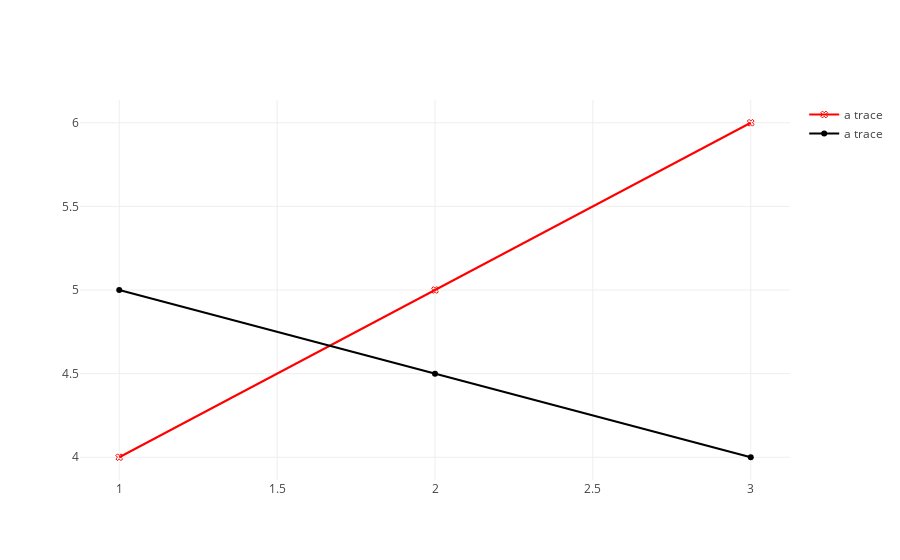

Notebook cell for this chart:
### Code cell
import plotly.graph_objs as go
plotly.offline.init_notebook_mode(connected=True)

plotly.offline.iplot({"data": [{'x': [1, 2, 3],
                                'y': [4, 5, 6],
                                'name': 'a trace',
                                "text":['one', 'two', 'three'],
                                "mode": "markers+lines",
                                "marker":{'color':'red', 'symbol': 104}
                               },
                               {'x': [3, 2, 1],
                                'y': [4, 4.5, 5],
                                'name': 'a trace',
                                "text":['FIRST', 'SECOND', 'THIRD'],
                                "marker":{'color':'black',}
                               }
                              ],
                     })

### Figure 1 — Plotly figure (JSON) as saved in the notebook; plotly's stock layout.template omitted (floating-point values rounded to 4 significant figures)
{"data": [{"marker": {"color": "red", "symbol": 104}, "mode": "markers+lines", "name": "a trace", "text": ["one", "two", "three"], "type": "scatter", "uid": "e575bf1a-2c18-11e9-96bc-920014f8e201", "x": [1, 2, 3], "y": [4, 5, 6]}, {"marker": {"color": "black"}, "name": "a trace", "text": ["FIRST", "SECOND", "THIRD"], "type": "scatter", "uid": "e575c0b4-2c18-11e9-96bc-920014f8e201", "x": [3, 2, 1], "y": [4, 4.5, 5]}], "layout": {}}
